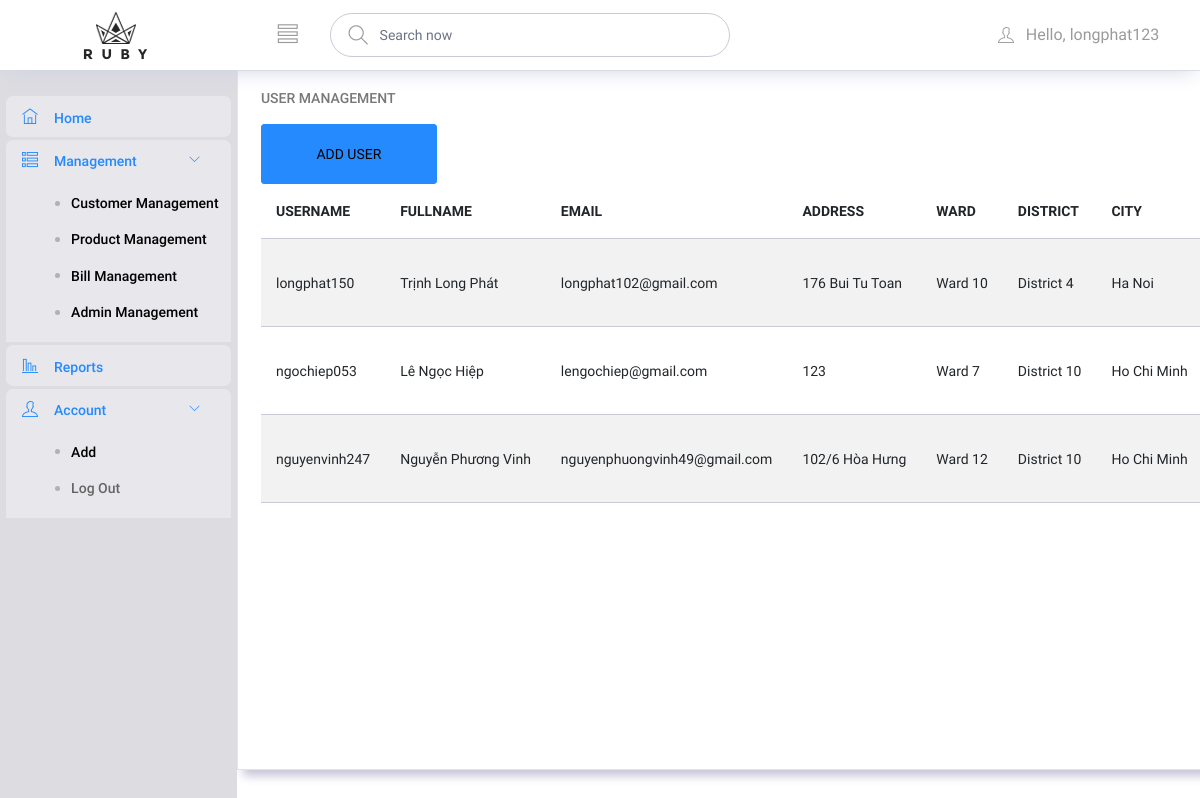
The app's page /admin/quantri.php?page_layout=danhsachuser (signed in) with its own data.
### tables this page shows
CREATE TABLE `khachhang` (
  `hoten` varchar(50) DEFAULT NULL,
  `taikhoankh` varchar(50) NOT NULL,
  `matkhau` varchar(1000) DEFAULT NULL,
  `email` varchar(30) DEFAULT NULL,
  `sonha` varchar(50) DEFAULT NULL,
  `tenquan` varchar(50) DEFAULT NULL,
  `tenphuong` varchar(100) DEFAULT NULL,
  `tentp` varchar(50) DEFAULT NULL,
  `sodienthoai` varchar(10) DEFAULT NULL,
  `trangthaitk` int(11) DEFAULT NULL
);

### lib/DataProvider.php (called while the page is built, shortened)
<?php
	function executeQuery($sql){
        include ('db.inc');
        $conn = new mysqli($servername, $username, $password, $dbname);
		if (!($result = $conn->query($sql)))
		    echo $conn->connect_error;
		return $result;
    }
?>

### admin/danhsachuser.php (the view, shortened to what this page needs)
<?php
$sql = "SELECT * FROM khachhang";
$result = executeQuery($sql);
echo'<div class="col-lg-12 grid-margin stretch-card">';
echo'<div class="card">';
echo'<div class="card-body">';
echo'<h4 class="card-title">USER MANAGEMENT</h4>';
echo'<a href="quantri.php?page_layout=adduser"><button type="button" class="btn btn-primary btn-lg">ADD USER</button></a>';
echo'<div class="table-responsive">';
echo'<table class="table table-striped">';
echo'<thead>';
echo'<tr>';
    echo'<th>USERNAME</th>';
echo'<th>FULLNAME</th>';
echo'<th>EMAIL</th>';
echo'<th>ADDRESS</th>';
echo'<th>WARD</th>';
echo'<th>DISTRICT</th>';
echo'<th>CITY</th>';
echo'</tr>';
echo'</thead>';
if($result->num_rows > 0)
{
    while ($row = $result->fetch_array())
    {
        echo'<tr>';
        echo'<td>' . $row['taikhoankh'] . '</td>';
        echo'<td>' . $row['hoten'] . '</td>';
        echo'<td>' . $row['email'] . '</td>';
        echo'<td>' . $row['sonha'] . '</td>';
        echo'<td>' . $row['tenphuong'] . '</td>';
        echo'<td>' . $row['tenquan'] . '</td>';
        echo'<td>' . $row['tentp'] . '</td>';
        echo'</tr>';
    }
}
?>

### records on screen
khachhang: taikhoankh "longphat150", hoten "Trịnh Long Phát", email "longphat102@gmail.com", sonha "176 Bui Tu Toan", tenphuong "Ward 10", tenquan "District 4", tentp "Ha Noi"
khachhang: taikhoankh "ngochiep053", hoten "Lê Ngọc Hiệp", email "lengochiep@gmail.com", sonha "123", tenphuong "Ward 7", tenquan "District 10", tentp "Ho Chi Minh"
khachhang: taikhoankh "nguyenvinh247", hoten "Nguyễn Phương Vinh", email "nguyenphuongvinh49@gmail.com", sonha "102/6 Hòa Hưng", tenphuong "Ward 12", tenquan "District 10", tentp "Ho Chi Minh"

### other values on screen
$_SESSION['taikhoan'] "longphat123"
